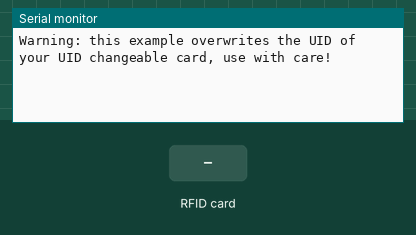
A sketch run on a simulated Arduino Uno, built with avr-gcc and run on an emulated ATmega328P. On the bench: the last lines printed to the serial monitor. The test bench sets the inputs (shaded band).

Above: at 1.2 s.
1.3 s: RFID card 84 75 CB A4 held to the reader
At 2.0 s:
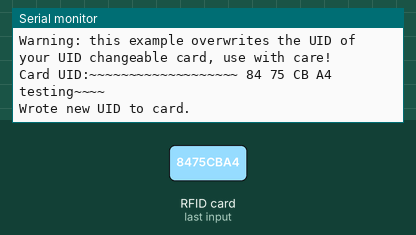
2.8 s: RFID card 5E 7A 19 C4 held to the reader
At 4.3 s:
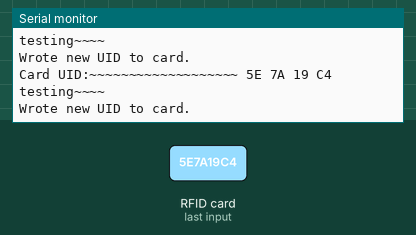

Measured:
- after the input at 1.3 s, the serial monitor: prints a new line after 0.05 s (image 1)
- after the input at 2.8 s, the serial monitor: prints a new line at once (image 2)

The sketch:

changeRfid.ino
```cpp
// (licence header left out)
#include <SPI.h>
#include <MFRC522.h>

#define RST_PIN   9     // Configurable, see typical pin layout above
#define SS_PIN    10    // Configurable, see typical pin layout above

MFRC522 mfrc522(SS_PIN, RST_PIN);   // Create MFRC522 instance

/* Set your new UID here! */
#define NEW_UID {0x84, 0x75, 0xCB, 0xA4}

MFRC522::MIFARE_Key key;

void setup() {
  Serial.begin(9600);  // Initialize serial communications with the PC
  while (!Serial);     // Do nothing if no serial port is opened (added for Arduinos based on ATMEGA32U4)
  SPI.begin();         // Init SPI bus
  mfrc522.PCD_Init();  // Init MFRC522 card
  Serial.println(F("Warning: this example overwrites the UID of your UID changeable card, use with care!"));

  // Prepare key - all keys are set to FFFFFFFFFFFFh at chip delivery from the factory.
  for (byte i = 0; i < 6; i++) {
    key.keyByte[i] = 0xFF;
  }
}

// Setting the UID can be as simple as this:
//void loop() {
//  byte newUid[] = NEW_UID;
//  if ( mfrc522.MIFARE_SetUid(newUid, (byte)4, true) ) {
//    Serial.println("Wrote new UID to card.");
//  }
//  delay(1000);
//}

// But of course this is a more proper approach
void loop() {

  // Reset the loop if no new card present on the sensor/reader. This saves the entire process when idle. And if present, select one.
  if ( ! mfrc522.PICC_IsNewCardPresent() || ! mfrc522.PICC_ReadCardSerial() ) {
    delay(50);
    return;
  }

  // Now a card is selected. The UID and SAK is in mfrc522.uid.

  // Dump UID
  Serial.print(F("Card UID:~~~~~~~~~~~~~~~~~~~"));
  for (byte i = 0; i < mfrc522.uid.size; i++) {
    Serial.print(mfrc522.uid.uidByte[i] < 0x10 ? " 0" : " ");
    Serial.print(mfrc522.uid.uidByte[i], HEX);
  }
  Serial.println();
  Serial.println("testing~~~~");
  // Set new UID
  byte newUid[] = NEW_UID;
  if ( mfrc522.MIFARE_SetUid(newUid, (byte)4, true) ) {
    Serial.println(F("Wrote new UID to card."));
  }

  // Halt PICC and re-select it so DumpToSerial doesn't get confused
  mfrc522.PICC_HaltA();
  if ( ! mfrc522.PICC_IsNewCardPresent() || ! mfrc522.PICC_ReadCardSerial() ) {
    return;
  }

  // Dump the new memory contents
  Serial.println(F("New UID and contents:"));
  mfrc522.PICC_DumpToSerial(&(mfrc522.uid));

  delay(2000);
}
```
